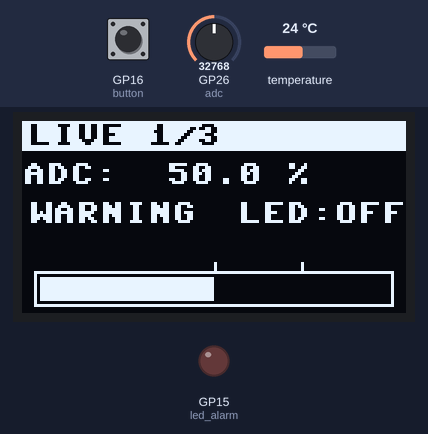
Simulated run of this program. Board: Raspberry Pi Pico running MicroPython. Parts: 128×64 one-colour display, output pins drawn as LEDs (lit = HIGH). Wiring (from the project's diagram.json): red LED on GP15, blue button A on GP16, potentiometer on GP26. The test bench sets the inputs (shaded band); at power-on: GP26 (adc) = 32768, GP16 (button) HIGH, temperature 24 °C (analog values on the 0–65535 scale). Library files of the repository ran but are not shown: ssd1306.py; what the program prints to the serial console is not drawn.

Above: at 1.2 s.
1.3 s: GP26 (adc) set to 48016
At 2.0 s:
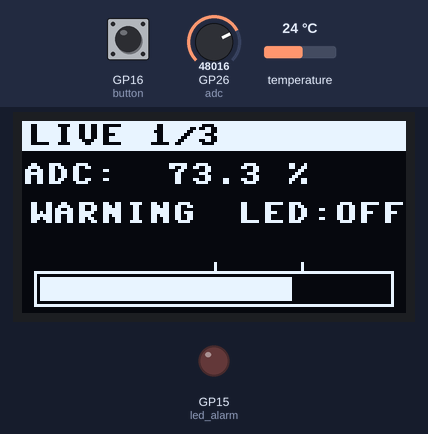
2.8 s: GP26 (adc) set to 49984
At 4.0 s:
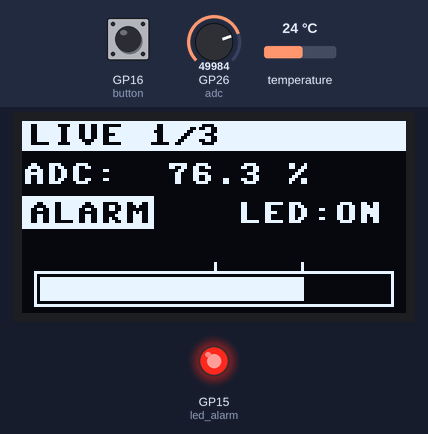
4.3 s: GP16 (button) pulled LOW for 0.15 s
At 5.1 s:
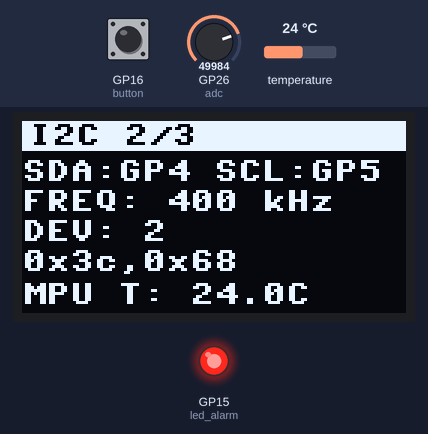
5.9 s: GP16 (button) pulled LOW for 1 s
At 5.98 s:
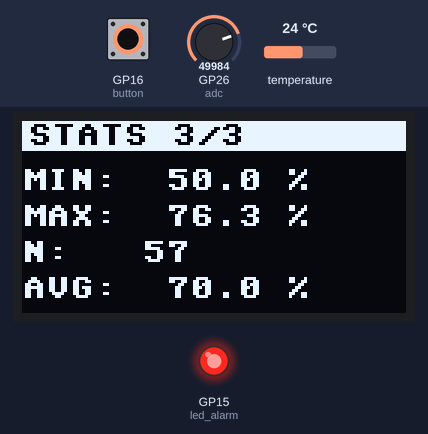
7.5 s: GP26 (adc) set to 45874
At 7.58 s:
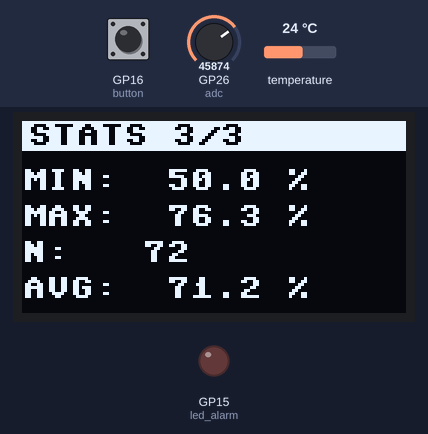
9.3 s: GP16 (button) pulled LOW for 0.15 s
At 10.1 s:
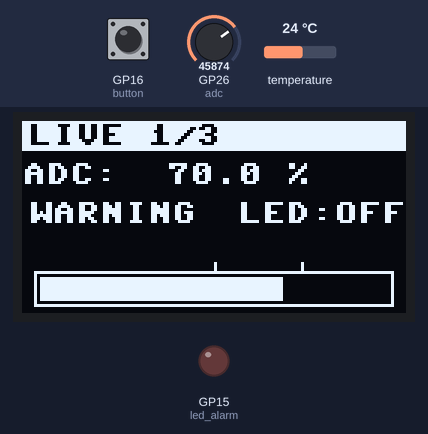
Timing chart, 0 to 11.9 s (numbered marks = the images above; inputs shaded):
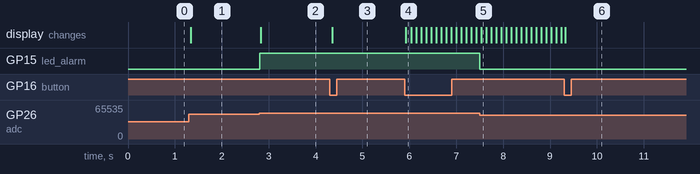

Measured:
- the behaviour switches between 49136 and 49152 on GP26 (adc) (found by bisection; images 1 and 2)
- after the input at 1.3 s, the display: changes at once (image 1)
- after the input at 2.8 s, GP15 (led_alarm): LOW → HIGH at once; the display: changes at once (image 2)
- after the input at 4.3 s, the display: changes after 0.06 s (image 3)
- after the input at 5.9 s, the display: changes at once (image 4)
- after the input at 7.5 s, GP15 (led_alarm): HIGH → LOW at once
- after the input at 9.3 s, the display: changes at once (image 6)

The program:

main.py
```python
# SESION 10 - CHALLENGE 10: Smart I2C HMI Monitor
# Raspberry Pi Pico + MicroPython (Wokwi)
# Axel Garcia Arellano
#
# Bus I2C0: SDA = GP4, SCL = GP5, 400 kHz
# OLED SSD1306 128x64 (0x3C)  +  MPU6050 opcional (0x68, BONUS)
# ADC GP26 (potenciometro) | Boton GP16 a GND (PULL_UP, tecla A) | LED ALARM GP15
#
# Paginas (boton -> flanco 1->0):
#   1 LIVE  : ADC %, estado NORMAL/WARNING/ALARM, barra, LED
#   2 I2C   : SDA/SCL, frecuencia, direcciones del scan, temperatura MPU6050
#   3 STATS : minimo, maximo, numero de muestras

from machine import Pin, I2C, ADC
from ssd1306 import SSD1306_I2C
from time import ticks_ms, ticks_diff, sleep_ms

# ---------------- Configuracion ----------------
SDA_PIN = 4
SCL_PIN = 5
I2C_FREQ = 400_000
OLED_CANDIDATES = (0x3C, 0x3D)   # la direccion real la decide scan()
MPU_ADDR = 0x68

WARNING_TH = 50.0                # NORMAL  <  50 %
ALARM_TH = 75.0                  # WARNING <  75 %, ALARM >= 75 %

SAMPLE_MS = 100                  # periodo de muestreo + refresco OLED
MPU_MS = 500                     # periodo de lectura del MPU6050
DEBOUNCE_MS = 50                 # antirrebote del boton
LOOP_MS = 10                     # pausa minima del lazo (sin sleeps largos)

PAGE_NAMES = ('LIVE', 'I2C', 'STATS')

# ---------------- Hardware ----------------
i2c = I2C(0, scl=Pin(SCL_PIN), sda=Pin(SDA_PIN), freq=I2C_FREQ)
adc = ADC(26)
button = Pin(16, Pin.IN, Pin.PULL_UP)
led_alarm = Pin(15, Pin.OUT)
led_alarm.value(0)


# ---------------- TODO 1: scan + validacion ----------------
def scan_bus():
    found = i2c.scan()
    print('I2C scan -> Decimal:', found, '| Hex:', [hex(a) for a in found])
    return found


def find_oled(found):
    for addr in OLED_CANDIDATES:
        if addr in found:
            return addr
    return None


def wait_for_oled():
    """Diagnostico: no avanza al driver hasta que scan() vea la OLED."""
    while True:
        found = scan_bus()
        addr = find_oled(found)
        if addr is not None:
            print('OLED detectada en', hex(addr), '(', addr, 'decimal )')
            return found, addr
        led_alarm.value(0)
        if not found:
            print('ERROR: scan() vacio. Revisar VCC, GND, SDA=GP4, SCL=GP5.')
        else:
            print('ERROR: OLED no detectada (se esperaba 0x3C/0x3D).',
                  'Dispositivos:', [hex(a) for a in found])
        print('Reintentando scan en 1 s...')
        sleep_ms(1000)


print('=== Smart I2C HMI Monitor ===')
print('I2C0: SDA=GP{}  SCL=GP{}  freq={} Hz'.format(SDA_PIN, SCL_PIN, I2C_FREQ))
devices, oled_addr = wait_for_oled()

# ---------------- TODO 2: objeto OLED ----------------
oled = SSD1306_I2C(128, 64, i2c, addr=oled_addr)


# ---------------- BONUS: MPU6050 en el mismo bus ----------------
mpu_ok = False
mpu_temp = None


def mpu_init():
    global mpu_ok
    mpu_ok = False
    if MPU_ADDR not in devices:
        print('MPU6050 no presente (bonus desactivado)')
        return
    try:
        i2c.writeto_mem(MPU_ADDR, 0x6B, b'\x00')          # PWR_MGMT_1: despertar
        who = i2c.readfrom_mem(MPU_ADDR, 0x75, 1)[0]      # WHO_AM_I
        print('MPU6050 WHO_AM_I =', hex(who))
        mpu_ok = True
    except OSError as e:
        print('MPU6050 error:', e)


def mpu_read_temp():
    global mpu_temp, mpu_ok
    if not mpu_ok:
        return
    try:
        d = i2c.readfrom_mem(MPU_ADDR, 0x41, 2)           # TEMP_OUT_H / L
        raw = (d[0] << 8) | d[1]
        if raw & 0x8000:
            raw -= 65536
        mpu_temp = raw / 340 + 36.53
    except OSError:
        mpu_ok = False
        mpu_temp = None
        print('MPU6050 dejo de responder')


mpu_init()


# ---------------- TODO 3: clasificacion ----------------
def classify(percent):
    if percent < WARNING_TH:
        return 'NORMAL'
    if percent < ALARM_TH:
        return 'WARNING'
    return 'ALARM'


# ---------------- TODO 4: barra ----------------
def draw_bar(percent, y=50):
    percent = max(0.0, min(100.0, percent))
    oled.rect(4, y, 120, 12, 1)
    inner = int(116 * percent / 100)
    if inner > 0:
        oled.fill_rect(6, y + 2, inner, 8, 1)
    # marcas de umbral (50 % y 75 %)
    for th in (WARNING_TH, ALARM_TH):
        x = 6 + int(116 * th / 100)
        oled.vline(x, y - 3, 3, 1)


# ---------------- TODO 5: paginas ----------------
def draw_header(page):
    title = '{} {}/3'.format(PAGE_NAMES[page], page + 1)
    oled.fill_rect(0, 0, 128, 10, 1)
    oled.text(title, 2, 1, 0)


def live_page(percent, state):
    oled.text('ADC: {:5.1f} %'.format(percent), 0, 14)
    if state == 'ALARM':
        # estado resaltado en video inverso
        oled.fill_rect(0, 25, 8 * len(state) + 4, 11, 1)
        oled.text(state, 2, 27, 0)
    else:
        oled.text(state, 2, 27)
    oled.text('LED:' + ('ON' if state == 'ALARM' else 'OFF'), 72, 27)
    draw_bar(percent)


def i2c_page():
    oled.text('SDA:GP{} SCL:GP{}'.format(SDA_PIN, SCL_PIN), 0, 13)
    oled.text('FREQ: {} kHz'.format(I2C_FREQ // 1000), 0, 23)
    oled.text('DEV: {}'.format(len(devices)), 0, 33)
    oled.text(','.join(hex(a) for a in devices)[:16], 0, 43)
    if mpu_ok and mpu_temp is not None:
        oled.text('MPU T:{:5.1f}C'.format(mpu_temp), 0, 54)
    else:
        oled.text('OLED: ' + hex(oled_addr), 0, 54)


def stats_page():
    oled.text('MIN: {:5.1f} %'.format(min_value), 0, 16)
    oled.text('MAX: {:5.1f} %'.format(max_value), 0, 28)
    oled.text('N:   {}'.format(samples), 0, 40)
    oled.text('AVG: {:5.1f} %'.format(total / samples if samples else 0), 0, 52)


def draw_page(page, percent, state):
    oled.fill(0)
    draw_header(page)
    if page == 0:
        live_page(percent, state)
    elif page == 1:
        i2c_page()
    else:
        stats_page()


# ---------------- Estado ----------------
page = 0
last_button = 1
last_edge = ticks_ms()
samples = 0
total = 0.0
min_value = 100.0
max_value = 0.0
percent = 0.0
state = 'NORMAL'

t_sample = ticks_ms() - SAMPLE_MS
t_mpu = ticks_ms() - MPU_MS

print('Sistema listo. Boton A = cambiar pagina.')

# ---------------- Lazo principal (no bloqueante) ----------------
while True:
    now = ticks_ms()

    # TODO 7: boton por flanco 1->0 con antirrebote
    current = button.value()
    if last_button == 1 and current == 0 and ticks_diff(now, last_edge) > DEBOUNCE_MS:
        page = (page + 1) % 3
        last_edge = now
        print('Pagina ->', page + 1, PAGE_NAMES[page])
        t_sample = now - SAMPLE_MS   # redibujar inmediatamente
    last_button = current

    # BONUS: lectura periodica del MPU6050
    if ticks_diff(now, t_mpu) >= MPU_MS:
        t_mpu = now
        mpu_read_temp()

    # Muestreo + HMI cada SAMPLE_MS
    if ticks_diff(now, t_sample) >= SAMPLE_MS:
        t_sample = now
        percent = adc.read_u16() * 100 / 65535
        state = classify(percent)

        samples += 1
        total += percent
        min_value = min(min_value, percent)
        max_value = max(max_value, percent)

        # TODO 6: LED ALARM solo en ALARM
        led_alarm.value(1 if state == 'ALARM' else 0)

        # TODO 8: fill -> draw -> show
        draw_page(page, percent, state)
        try:
            oled.show()
        except OSError as e:
            # La OLED dejo de contestar (ACK) -> diagnostico y re-scan
            print('ERROR I2C al enviar framebuffer:', e)
            devices, oled_addr = wait_for_oled()
            oled = SSD1306_I2C(128, 64, i2c, addr=oled_addr)
            mpu_init()

    sleep_ms(LOOP_MS)
```
